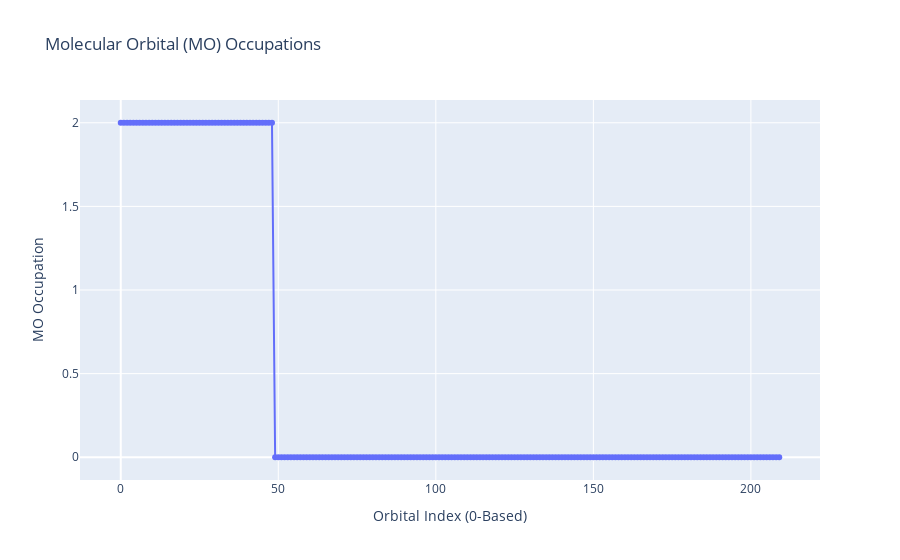

The notebook cell saved with this chart:
### Code cell
import plotly.express as px

# Plot the MO Occupations
fig = px.line(y=mf.mo_occ, markers=True, title="Molecular Orbital (MO) Occupations")
fig.update_layout(xaxis_title="Orbital Index (0-Based)", yaxis_title="MO Occupation")
fig.show()

### Figure 1 — Plotly figure (JSON) as saved in the notebook; plotly's stock layout.template omitted (floating-point values rounded to 4 significant figures; data arrays with more than 128 entries replaced by an {"elided": "..."} marker saying what was removed)
{"data": [{"hovertemplate": "x=%{x}<br>y=%{y}<extra></extra>", "legendgroup": "", "line": {"color": "#636efa", "dash": "solid"}, "marker": {"symbol": "circle"}, "mode": "lines+markers", "name": "", "orientation": "v", "showlegend": false, "type": "scatter", "x": {"elided": "210 int values"}, "xaxis": "x", "y": {"elided": "210 int values"}, "yaxis": "y"}], "layout": {"legend": {"tracegroupgap": 0}, "title": {"text": "Molecular Orbital (MO) Occupations"}, "xaxis": {"anchor": "y", "domain": [0, 1], "title": {"text": "Orbital Index (0-Based)"}}, "yaxis": {"anchor": "x", "domain": [0, 1], "title": {"text": "MO Occupation"}}}}
